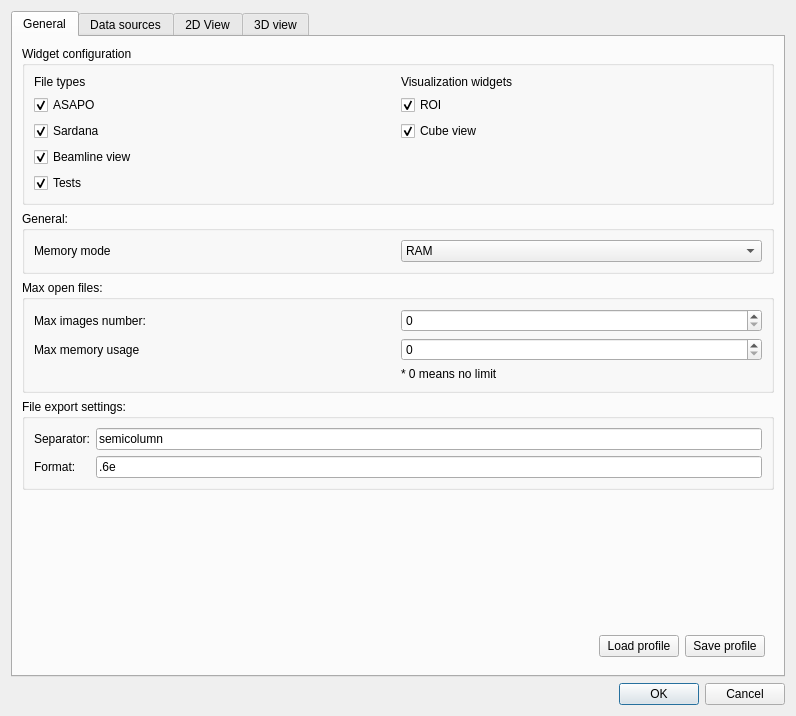
<?xml version="1.0" encoding="UTF-8"?>
<ui version="4.0">
 <class>Settings</class>
 <widget class="QDialog" name="Settings">
  <property name="geometry">
   <rect>
    <x>0</x>
    <y>0</y>
    <width>796</width>
    <height>716</height>
   </rect>
  </property>
  <property name="windowTitle">
   <string>Settings</string>
  </property>
  <layout class="QVBoxLayout" name="verticalLayout_3">
   <item>
    <widget class="QTabWidget" name="tabWidget">
     <property name="currentIndex">
      <number>0</number>
     </property>
     <widget class="QWidget" name="tab">
      <attribute name="title">
       <string>General</string>
      </attribute>
      <layout class="QVBoxLayout" name="verticalLayout">
       <item>
        <widget class="QGroupBox" name="groupBox_2">
         <property name="title">
          <string>Widget configuration</string>
         </property>
         <layout class="QGridLayout" name="gridLayout_12">
          <item row="1" column="0">
           <widget class="QCheckBox" name="chk_asapo">
            <property name="text">
             <string>ASAPO</string>
            </property>
            <property name="checked">
             <bool>true</bool>
            </property>
           </widget>
          </item>
          <item row="0" column="0">
           <widget class="QLabel" name="label_21">
            <property name="text">
             <string>File types</string>
            </property>
           </widget>
          </item>
          <item row="3" column="0">
           <widget class="QCheckBox" name="chk_beamline">
            <property name="text">
             <string>Beamline view</string>
            </property>
            <property name="checked">
             <bool>true</bool>
            </property>
           </widget>
          </item>
          <item row="2" column="0">
           <widget class="QCheckBox" name="chk_sardana">
            <property name="text">
             <string>Sardana</string>
            </property>
            <property name="checked">
             <bool>true</bool>
            </property>
           </widget>
          </item>
          <item row="0" column="1">
           <widget class="QLabel" name="label_22">
            <property name="text">
             <string>Visualization widgets</string>
            </property>
           </widget>
          </item>
          <item row="1" column="1">
           <widget class="QCheckBox" name="chk_roi">
            <property name="text">
             <string>ROI</string>
            </property>
            <property name="checked">
             <bool>true</bool>
            </property>
           </widget>
          </item>
          <item row="2" column="1">
           <widget class="QCheckBox" name="chk_cube">
            <property name="text">
             <string>Cube view</string>
            </property>
            <property name="checked">
             <bool>true</bool>
            </property>
           </widget>
          </item>
          <item row="4" column="0">
           <widget class="QCheckBox" name="chk_tests">
            <property name="text">
             <string>Tests</string>
            </property>
            <property name="checked">
             <bool>true</bool>
            </property>
           </widget>
          </item>
         </layout>
        </widget>
       </item>
       <item>
        <widget class="QGroupBox" name="gb_max_files_4">
         <property name="title">
          <string>General:</string>
         </property>
         <layout class="QGridLayout" name="gridLayout_5">
          <item row="0" column="0">
           <widget class="QLabel" name="label_14">
            <property name="text">
             <string>Memory mode</string>
            </property>
           </widget>
          </item>
          <item row="0" column="1">
           <widget class="QComboBox" name="cmb_memory_mode">
            <item>
             <property name="text">
              <string>RAM</string>
             </property>
            </item>
            <item>
             <property name="text">
              <string>DRIVE/ASAPO</string>
             </property>
            </item>
           </widget>
          </item>
         </layout>
        </widget>
       </item>
       <item>
        <widget class="QGroupBox" name="gb_max_files">
         <property name="title">
          <string>Max open files:</string>
         </property>
         <layout class="QGridLayout" name="gridLayout">
          <item row="1" column="1">
           <widget class="QSpinBox" name="sb_lim_mem">
            <property name="enabled">
             <bool>true</bool>
            </property>
            <property name="maximum">
             <number>100000</number>
            </property>
           </widget>
          </item>
          <item row="2" column="1">
           <widget class="QLabel" name="label_3">
            <property name="text">
             <string>* 0 means no limit</string>
            </property>
           </widget>
          </item>
          <item row="0" column="0">
           <widget class="QLabel" name="label">
            <property name="text">
             <string>Max images number:</string>
            </property>
           </widget>
          </item>
          <item row="1" column="0">
           <widget class="QLabel" name="label_2">
            <property name="text">
             <string>Max memory usage</string>
            </property>
           </widget>
          </item>
          <item row="0" column="1">
           <widget class="QSpinBox" name="sp_lim_num">
            <property name="enabled">
             <bool>true</bool>
            </property>
            <property name="maximum">
             <number>1000</number>
            </property>
           </widget>
          </item>
         </layout>
        </widget>
       </item>
       <item>
        <widget class="QGroupBox" name="gb_max_files_3">
         <property name="title">
          <string>File export settings:</string>
         </property>
         <layout class="QGridLayout" name="gridLayout_4">
          <item row="0" column="0">
           <widget class="QLabel" name="label_10">
            <property name="text">
             <string>Separator:</string>
            </property>
           </widget>
          </item>
          <item row="1" column="0">
           <widget class="QLabel" name="label_11">
            <property name="text">
             <string>Format:</string>
            </property>
           </widget>
          </item>
          <item row="0" column="1">
           <widget class="QLineEdit" name="le_separator">
            <property name="text">
             <string>semicolumn</string>
            </property>
           </widget>
          </item>
          <item row="1" column="1">
           <widget class="QLineEdit" name="le_format">
            <property name="text">
             <string>.6e</string>
            </property>
           </widget>
          </item>
         </layout>
        </widget>
       </item>
       <item>
        <spacer name="verticalSpacer">
         <property name="orientation">
          <enum>Qt::Vertical</enum>
         </property>
         <property name="sizeHint" stdset="0">
          <size>
           <width>20</width>
           <height>40</height>
          </size>
         </property>
        </spacer>
       </item>
       <item>
        <widget class="QFrame" name="frame">
         <property name="frameShape">
          <enum>QFrame::NoFrame</enum>
         </property>
         <property name="frameShadow">
          <enum>QFrame::Raised</enum>
         </property>
         <layout class="QHBoxLayout" name="horizontalLayout">
          <item>
           <spacer name="horizontalSpacer_5">
            <property name="orientation">
             <enum>Qt::Horizontal</enum>
            </property>
            <property name="sizeHint" stdset="0">
             <size>
              <width>556</width>
              <height>20</height>
             </size>
            </property>
           </spacer>
          </item>
          <item>
           <widget class="QPushButton" name="cmd_load_profile">
            <property name="text">
             <string>Load profile</string>
            </property>
           </widget>
          </item>
          <item>
           <widget class="QPushButton" name="cmd_sav_profile">
            <property name="text">
             <string>Save profile</string>
            </property>
           </widget>
          </item>
         </layout>
        </widget>
       </item>
      </layout>
     </widget>
     <widget class="QWidget" name="tab_6">
      <attribute name="title">
       <string>Data sources</string>
      </attribute>
      <layout class="QVBoxLayout" name="verticalLayout_4">
       <item>
        <widget class="QTabWidget" name="tb_sources">
         <property name="currentIndex">
          <number>-1</number>
         </property>
        </widget>
       </item>
      </layout>
     </widget>
     <widget class="QWidget" name="tab_4">
      <attribute name="title">
       <string>2D View</string>
      </attribute>
      <layout class="QGridLayout" name="gridLayout_3">
       <item row="3" column="0" colspan="2">
        <widget class="QCheckBox" name="chk_cross">
         <property name="text">
          <string>Display cross</string>
         </property>
        </widget>
       </item>
       <item row="2" column="0" colspan="2">
        <widget class="QCheckBox" name="chk_grid">
         <property name="text">
          <string>Display grid</string>
         </property>
        </widget>
       </item>
       <item row="4" column="0" colspan="2">
        <widget class="QCheckBox" name="chk_aspect">
         <property name="text">
          <string>Keep aspect ratio</string>
         </property>
        </widget>
       </item>
       <item row="6" column="0">
        <widget class="QLabel" name="label_4">
         <property name="text">
          <string>Backend</string>
         </property>
        </widget>
       </item>
       <item row="6" column="1">
        <widget class="QComboBox" name="cmb_backend">
         <item>
          <property name="text">
           <string>pyqt</string>
          </property>
         </item>
         <item>
          <property name="text">
           <string>silx</string>
          </property>
         </item>
        </widget>
       </item>
       <item row="7" column="0">
        <spacer name="verticalSpacer_3">
         <property name="orientation">
          <enum>Qt::Vertical</enum>
         </property>
         <property name="sizeHint" stdset="0">
          <size>
           <width>20</width>
           <height>40</height>
          </size>
         </property>
        </spacer>
       </item>
       <item row="1" column="0" colspan="2">
        <widget class="QCheckBox" name="chk_axes_titles">
         <property name="text">
          <string>Display axes titles</string>
         </property>
        </widget>
       </item>
       <item row="0" column="0" colspan="2">
        <widget class="QCheckBox" name="chk_axes">
         <property name="text">
          <string>Display axes</string>
         </property>
        </widget>
       </item>
       <item row="6" column="2">
        <spacer name="horizontalSpacer">
         <property name="orientation">
          <enum>Qt::Horizontal</enum>
         </property>
         <property name="sizeHint" stdset="0">
          <size>
           <width>40</width>
           <height>20</height>
          </size>
         </property>
        </spacer>
       </item>
       <item row="5" column="0">
        <widget class="QLabel" name="label_20">
         <property name="text">
          <string>Default histogram</string>
         </property>
        </widget>
       </item>
       <item row="5" column="1">
        <widget class="QComboBox" name="cmd_default_hist">
         <item>
          <property name="text">
           <string>selection</string>
          </property>
         </item>
         <item>
          <property name="text">
           <string>all frames</string>
          </property>
         </item>
        </widget>
       </item>
      </layout>
     </widget>
     <widget class="QWidget" name="tab_5">
      <attribute name="title">
       <string>3D view</string>
      </attribute>
      <layout class="QGridLayout" name="gridLayout_6">
       <item row="0" column="0">
        <widget class="QLabel" name="label_16">
         <property name="text">
          <string>Slices</string>
         </property>
        </widget>
       </item>
       <item row="0" column="1">
        <widget class="QSpinBox" name="sp_slices"/>
       </item>
       <item row="1" column="0">
        <widget class="QCheckBox" name="chk_smooth">
         <property name="text">
          <string>Smooth</string>
         </property>
        </widget>
       </item>
       <item row="2" column="0">
        <widget class="QLabel" name="label_17">
         <property name="text">
          <string>Borders</string>
         </property>
        </widget>
       </item>
       <item row="2" column="1">
        <widget class="QSpinBox" name="sp_borders"/>
       </item>
       <item row="2" column="3">
        <spacer name="horizontalSpacer_2">
         <property name="orientation">
          <enum>Qt::Horizontal</enum>
         </property>
         <property name="sizeHint" stdset="0">
          <size>
           <width>564</width>
           <height>20</height>
          </size>
         </property>
        </spacer>
       </item>
       <item row="3" column="0">
        <widget class="QCheckBox" name="chk_white_background">
         <property name="text">
          <string>White backround</string>
         </property>
        </widget>
       </item>
       <item row="4" column="2">
        <spacer name="verticalSpacer_2">
         <property name="orientation">
          <enum>Qt::Vertical</enum>
         </property>
         <property name="sizeHint" stdset="0">
          <size>
           <width>20</width>
           <height>521</height>
          </size>
         </property>
        </spacer>
       </item>
      </layout>
     </widget>
    </widget>
   </item>
   <item>
    <widget class="QDialogButtonBox" name="buttonBox">
     <property name="orientation">
      <enum>Qt::Horizontal</enum>
     </property>
     <property name="standardButtons">
      <set>QDialogButtonBox::Cancel|QDialogButtonBox::Ok</set>
     </property>
    </widget>
   </item>
  </layout>
 </widget>
 <resources/>
 <connections>
  <connection>
   <sender>buttonBox</sender>
   <signal>accepted()</signal>
   <receiver>Settings</receiver>
   <slot>accept()</slot>
   <hints>
    <hint type="sourcelabel">
     <x>248</x>
     <y>254</y>
    </hint>
    <hint type="destinationlabel">
     <x>157</x>
     <y>274</y>
    </hint>
   </hints>
  </connection>
  <connection>
   <sender>buttonBox</sender>
   <signal>rejected()</signal>
   <receiver>Settings</receiver>
   <slot>reject()</slot>
   <hints>
    <hint type="sourcelabel">
     <x>316</x>
     <y>260</y>
    </hint>
    <hint type="destinationlabel">
     <x>286</x>
     <y>274</y>
    </hint>
   </hints>
  </connection>
 </connections>
</ui>
